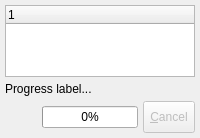
        <widget class="QWidget" name="tab_2">
         <attribute name="icon">
          <iconset resource="../../res/resources.qrc">
           <normaloff>:/icons/icons/outputpane.png</normaloff>:/icons/icons/outputpane.png</iconset>
         </attribute>
         <attribute name="title">
          <string>Output</string>
         </attribute>
         <layout class="QGridLayout" name="gridLayout_15">
          <property name="leftMargin">
           <number>5</number>
          </property>
          <property name="topMargin">
           <number>5</number>
          </property>
          <property name="rightMargin">
           <number>5</number>
          </property>
          <property name="bottomMargin">
           <number>5</number>
          </property>
          <property name="spacing">
           <number>5</number>
          </property>
          <item row="1" column="0">
           <widget class="QWidget" name="progress_wgt" native="true">
            <property name="sizePolicy">
             <sizepolicy hsizetype="Preferred" vsizetype="Preferred">
              <horstretch>0</horstretch>
              <verstretch>0</verstretch>
             </sizepolicy>
            </property>
            <property name="maximumSize">
             <size>
              <width>16777215</width>
              <height>16777215</height>
             </size>
            </property>
            <layout class="QGridLayout" name="gridLayout_4">
             <property name="leftMargin">
              <number>0</number>
             </property>
             <property name="topMargin">
              <number>0</number>
             </property>
             <property name="rightMargin">
              <number>0</number>
             </property>
             <property name="bottomMargin">
              <number>0</number>
             </property>
             <property name="spacing">
              <number>5</number>
             </property>
             <item row="1" column="0">
              <widget class="QLabel" name="ico_lbl">
               <property name="sizePolicy">
                <sizepolicy hsizetype="Fixed" vsizetype="Fixed">
                 <horstretch>0</horstretch>
                 <verstretch>0</verstretch>
                </sizepolicy>
               </property>
               <property name="minimumSize">
                <size>
                 <width>32</width>
                 <height>32</height>
                </size>
               </property>
               <property name="maximumSize">
                <size>
                 <width>32</width>
                 <height>32</height>
                </size>
               </property>
               <property name="text">
                <string/>
               </property>
               <property name="scaledContents">
                <bool>true</bool>
               </property>
              </widget>
             </item>
             <item row="1" column="1">
              <widget class="QProgressBar" name="progress_pb">
               <property name="value">
                <number>0</number>
               </property>
              </widget>
             </item>
             <item row="1" column="2">
              <widget class="QToolButton" name="cancel_btn">
               <property name="enabled">
                <bool>false</bool>
               </property>
               <property name="sizePolicy">
                <sizepolicy hsizetype="Preferred" vsizetype="Preferred">
                 <horstretch>0</horstretch>
                 <verstretch>0</verstretch>
                </sizepolicy>
               </property>
               <property name="text">
                <string>&amp;Cancel</string>
               </property>
               <property name="icon">
                <iconset resource="../../res/resources.qrc">
                 <normaloff>:/icons/icons/cancel.png</normaloff>:/icons/icons/cancel.png</iconset>
               </property>
               <property name="iconSize">
                <size>
                 <width>25</width>
                 <height>25</height>
                </size>
               </property>
               <property name="toolButtonStyle">
                <enum>Qt::ToolButtonStyle::ToolButtonTextBesideIcon</enum>
               </property>
              </widget>
             </item>
             <item row="0" column="0" colspan="3">
              <widget class="QLabel" name="progress_lbl">
               <property name="sizePolicy">
                <sizepolicy hsizetype="Preferred" vsizetype="Fixed">
                 <horstretch>0</horstretch>
                 <verstretch>0</verstretch>
                </sizepolicy>
               </property>
               <property name="text">
                <string>Progress label...</string>
               </property>
              </widget>
             </item>
            </layout>
           </widget>
          </item>
          <item row="0" column="0">
           <widget class="QTreeWidget" name="output_trw">
            <property name="sizePolicy">
             <sizepolicy hsizetype="Expanding" vsizetype="Expanding">
              <horstretch>0</horstretch>
              <verstretch>0</verstretch>
             </sizepolicy>
            </property>
            <property name="horizontalScrollBarPolicy">
             <enum>Qt::ScrollBarPolicy::ScrollBarAsNeeded</enum>
            </property>
            <property name="sizeAdjustPolicy">
             <enum>QAbstractScrollArea::SizeAdjustPolicy::AdjustToContents</enum>
            </property>
            <property name="editTriggers">
             <set>QAbstractItemView::EditTrigger::DoubleClicked|QAbstractItemView::EditTrigger::EditKeyPressed</set>
            </property>
            <property name="alternatingRowColors">
             <bool>true</bool>
            </property>
            <property name="selectionMode">
             <enum>QAbstractItemView::SelectionMode::SingleSelection</enum>
            </property>
            <property name="iconSize">
             <size>
              <width>22</width>
              <height>22</height>
             </size>
            </property>
            <property name="indentation">
             <number>20</number>
            </property>
            <property name="uniformRowHeights">
             <bool>true</bool>
            </property>
            <property name="wordWrap">
             <bool>false</bool>
            </property>
            <attribute name="headerMinimumSectionSize">
             <number>25</number>
            </attribute>
            <column>
             <property name="text">
              <string/>
             </property>
            </column>
           </widget>
          </item>
         </layout>
        </widget>
